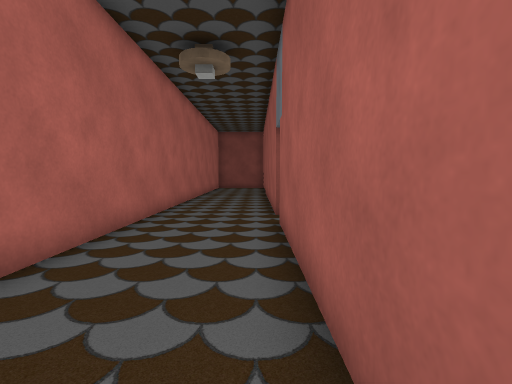
View 1 (above)

17 first-person views from a walk through a 3-D level made in the Unity game engine. The camera is 1.4 m above the floor, tilts 4° down and sees 85° across. The floor is counted in squares, 1 m on a side. Each view is taken from the middle of a square. On the plan, view 1 faces up. The plan holds only what a view shows up to about 14 squares ahead; the rest is blank. The place goes on beyond the plan. The player is left out. Some surface patterns are stand-ins.

View 2
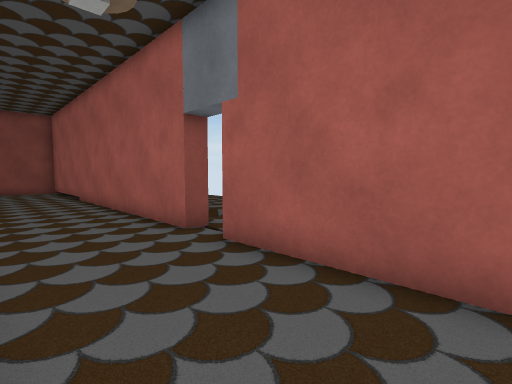

View 3
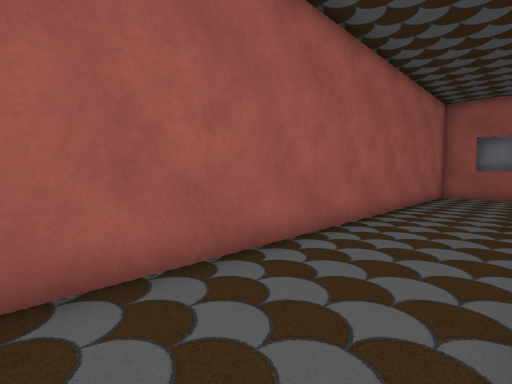

View 4
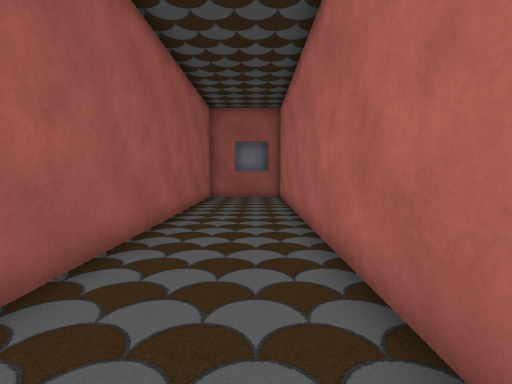

View 5
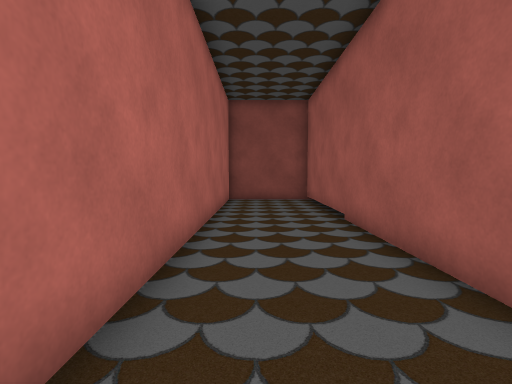

View 6
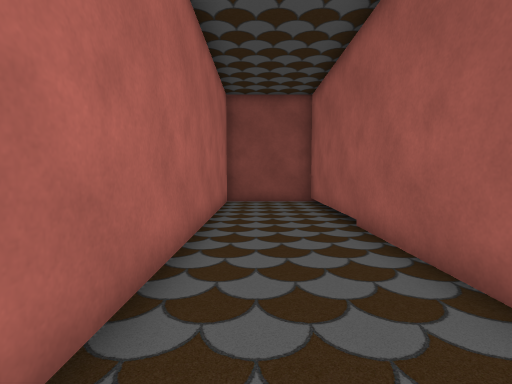

View 7
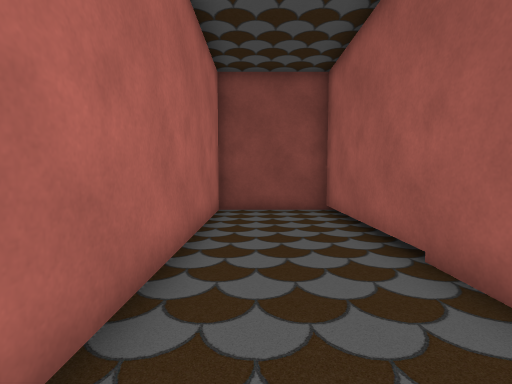

View 8
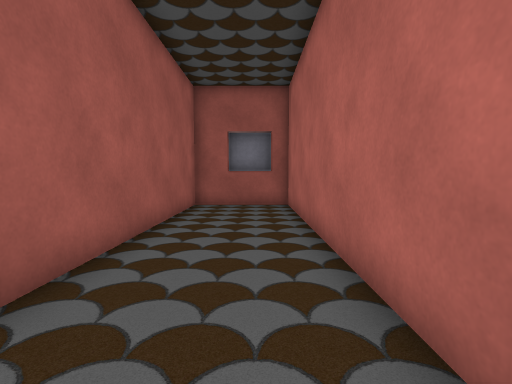

View 9
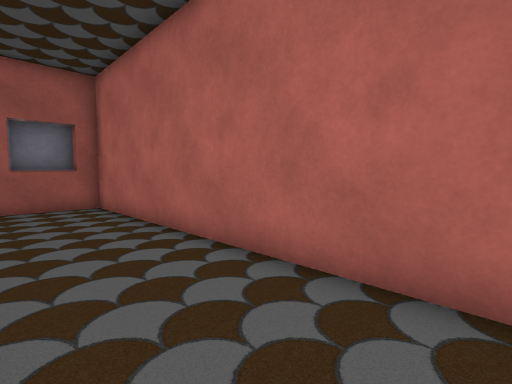

View 10
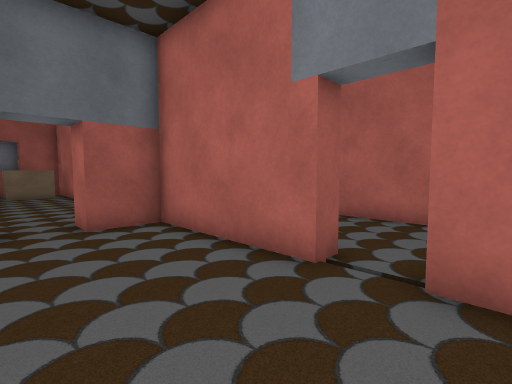

View 11
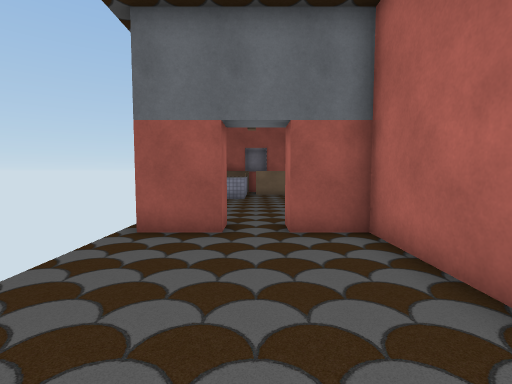

View 12
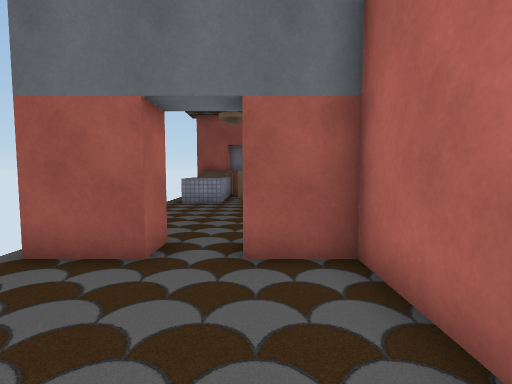

View 13
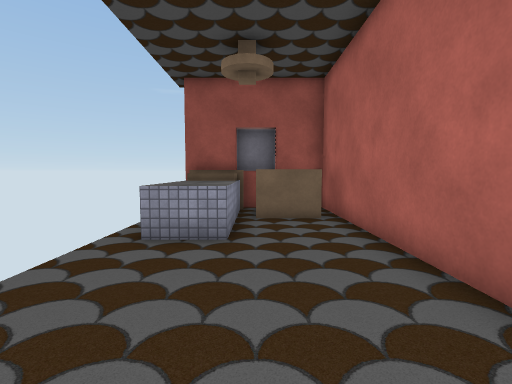

View 14
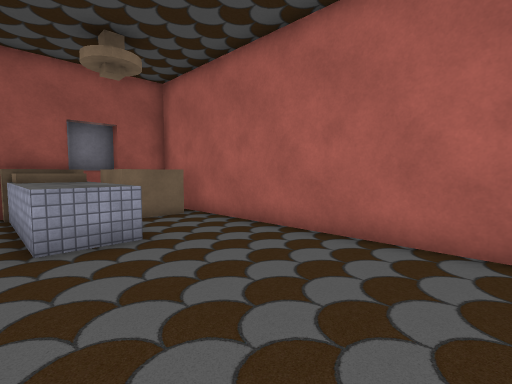

View 15
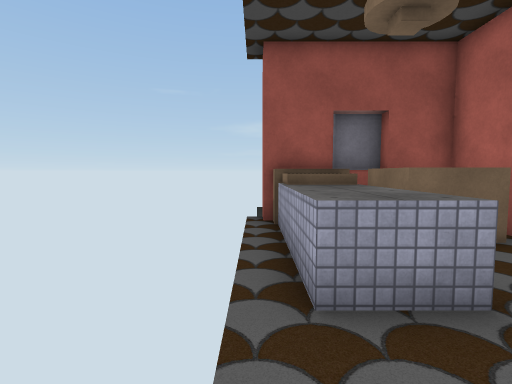

View 16
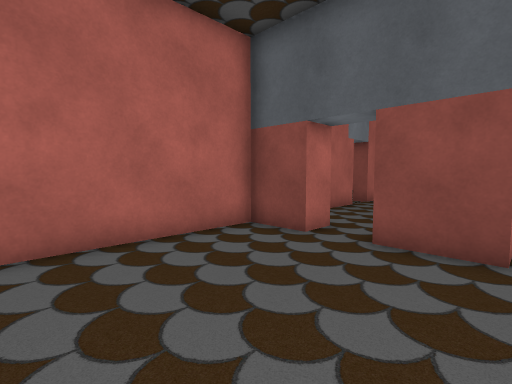

View 17
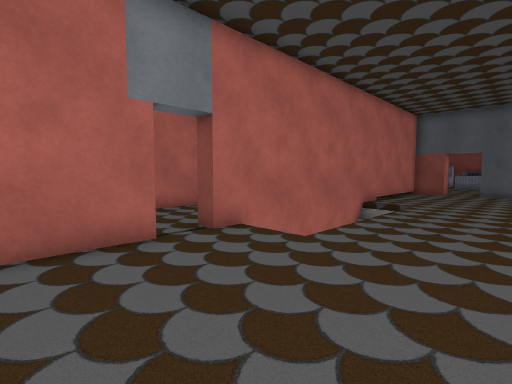

### Floor plan
Points are (right, up) in squares from view 1. A wall is a line through its corners. A room is listed if a view was taken in it or the views show most of it. See-through windows are left out.
Room 1 (views 1, 2, 3, 4, 5, 6, 7, 8, 9)
walls: (1.3, 9.1) (0.7, 9.1) (0.7, 25.4) (-3.4, 25.4) (-3.4, -11.1) (0.7, -11.1) (0.7, 7.7) (1.3, 7.7); (-2.8, -11.6) (-0.8, -11.6)
ways out: opening at (1, 8.5) to room 2
Room 2 (views 10, 11, 12, 17)
walls: (1.3, 10.1) (1.3, 9.1); (1.3, 19.2) (1.3, 15.4); (1.3, 7.7) (1.3, 2.6) (3.2, 2.6); (4.8, 2.6) (6.9, 2.6)
ways out: opening at (1, 8.5) to room 1; opening at (4, 2) to room 3; gap at (7, 2) to room 3
Room 3 (views 13, 14, 15, 16)
walls: (4.6, -6.2) (4.6, -5.7) (6.4, -5.7) (6.4, -8.4); (6.9, 1.4) (4.8, 1.4) (4.8, 2.6); (3.2, 2.6) (3.2, 1.4) (1.3, 1.4) (1.3, -11.1) (3.2, -11.1) (3.2, -11.6) (4.9, -11.6)
ways out: opening at (4, 2) to room 2; gap at (7, 2) to room 2; gap at (7, -12)
objects: block (2, -11) to (4, -9); block (5, -11) to (6, -11); cube (5, -10) to (6, -9)

Where each view was taken, in squares from view 1:
view 1: 0 up, 0 right, facing up
view 2: 3 up, 3 left, facing up-right
view 3: 7 up, 3 left, facing down-right
view 4: 5 up, 2 left, facing down
view 5: 11 up, 2 left, facing up
view 6: 12 up, 2 left, facing up
view 7: 15 up, 2 left, facing up
view 8: 1 up, 2 left, facing down
view 9: 1 up, 0 right, facing down-left
view 10: 10 up, 5 right, facing down-left
view 11: 9 up, 4 right, facing down
view 12: 7 up, 3 right, facing down
view 13: 0 up, 4 right, facing down
view 14: 0 up, 7 right, facing down-left
view 15: 3 down, 7 right, facing down
view 16: 4 down, 7 right, facing up-left
view 17: 5 up, 7 right, facing up-left
